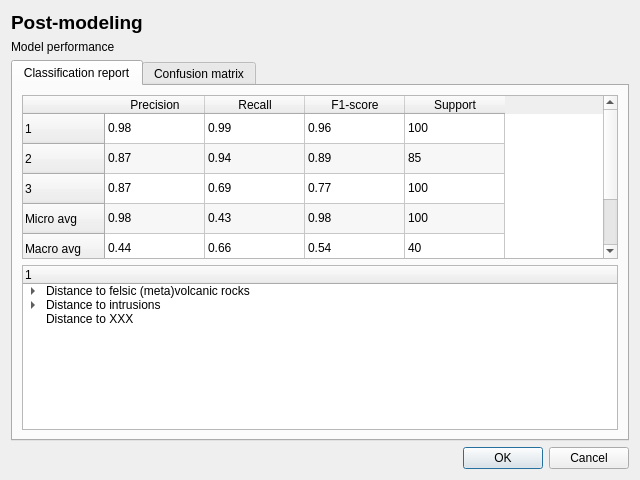
<?xml version="1.0" encoding="UTF-8"?>
<ui version="4.0">
 <class>Dialog</class>
 <widget class="QDialog" name="Dialog">
  <property name="geometry">
   <rect>
    <x>0</x>
    <y>0</y>
    <width>640</width>
    <height>480</height>
   </rect>
  </property>
  <property name="windowTitle">
   <string>Dialog</string>
  </property>
  <layout class="QVBoxLayout" name="verticalLayout_2">
   <item>
    <widget class="QLabel" name="label">
     <property name="font">
      <font>
       <pointsize>14</pointsize>
       <weight>75</weight>
       <bold>true</bold>
      </font>
     </property>
     <property name="text">
      <string>Post-modeling</string>
     </property>
    </widget>
   </item>
   <item>
    <widget class="QLabel" name="label_2">
     <property name="text">
      <string>Model performance</string>
     </property>
    </widget>
   </item>
   <item>
    <widget class="QTabWidget" name="tabWidget">
     <property name="currentIndex">
      <number>0</number>
     </property>
     <widget class="QWidget" name="tab">
      <attribute name="title">
       <string>Classification report</string>
      </attribute>
      <layout class="QVBoxLayout" name="verticalLayout">
       <item>
        <widget class="QTableWidget" name="tableWidget">
         <property name="alternatingRowColors">
          <bool>true</bool>
         </property>
         <row>
          <property name="text">
           <string>1</string>
          </property>
         </row>
         <row>
          <property name="text">
           <string>2</string>
          </property>
         </row>
         <row>
          <property name="text">
           <string>3</string>
          </property>
         </row>
         <row>
          <property name="text">
           <string>Micro avg</string>
          </property>
         </row>
         <row>
          <property name="text">
           <string>Macro avg</string>
          </property>
         </row>
         <row>
          <property name="text">
           <string>Weighted avg</string>
          </property>
         </row>
         <column>
          <property name="text">
           <string>Precision</string>
          </property>
         </column>
         <column>
          <property name="text">
           <string>Recall</string>
          </property>
         </column>
         <column>
          <property name="text">
           <string>F1-score</string>
          </property>
         </column>
         <column>
          <property name="text">
           <string>Support</string>
          </property>
         </column>
         <item row="0" column="0">
          <property name="text">
           <string>0.98</string>
          </property>
         </item>
         <item row="0" column="1">
          <property name="text">
           <string>0.99</string>
          </property>
         </item>
         <item row="0" column="2">
          <property name="text">
           <string>0.96</string>
          </property>
         </item>
         <item row="0" column="3">
          <property name="text">
           <string>100</string>
          </property>
         </item>
         <item row="1" column="0">
          <property name="text">
           <string>0.87</string>
          </property>
         </item>
         <item row="1" column="1">
          <property name="text">
           <string>0.94</string>
          </property>
         </item>
         <item row="1" column="2">
          <property name="text">
           <string>0.89</string>
          </property>
         </item>
         <item row="1" column="3">
          <property name="text">
           <string>85</string>
          </property>
         </item>
         <item row="2" column="0">
          <property name="text">
           <string>0.87</string>
          </property>
         </item>
         <item row="2" column="1">
          <property name="text">
           <string>0.69</string>
          </property>
         </item>
         <item row="2" column="2">
          <property name="text">
           <string>0.77</string>
          </property>
         </item>
         <item row="2" column="3">
          <property name="text">
           <string>100</string>
          </property>
         </item>
         <item row="3" column="0">
          <property name="text">
           <string>0.98</string>
          </property>
         </item>
         <item row="3" column="1">
          <property name="text">
           <string>0.43</string>
          </property>
         </item>
         <item row="3" column="2">
          <property name="text">
           <string>0.98</string>
          </property>
         </item>
         <item row="3" column="3">
          <property name="text">
           <string>100</string>
          </property>
         </item>
         <item row="4" column="0">
          <property name="text">
           <string>0.44</string>
          </property>
         </item>
         <item row="4" column="1">
          <property name="text">
           <string>0.66</string>
          </property>
         </item>
         <item row="4" column="2">
          <property name="text">
           <string>0.54</string>
          </property>
         </item>
         <item row="4" column="3">
          <property name="text">
           <string>40</string>
          </property>
         </item>
         <item row="5" column="0">
          <property name="text">
           <string>0.70</string>
          </property>
         </item>
         <item row="5" column="1">
          <property name="text">
           <string>0.77</string>
          </property>
         </item>
         <item row="5" column="2">
          <property name="text">
           <string>0.76</string>
          </property>
         </item>
         <item row="5" column="3">
          <property name="text">
           <string>10</string>
          </property>
         </item>
        </widget>
       </item>
       <item>
        <widget class="QTreeWidget" name="treeWidget">
         <column>
          <property name="text">
           <string>1</string>
          </property>
         </column>
         <item>
          <property name="text">
           <string>Distance to felsic (meta)volcanic rocks</string>
          </property>
          <item>
           <property name="text">
            <string>output_raster_1</string>
           </property>
          </item>
          <item>
           <property name="text">
            <string>out_raster_2</string>
           </property>
          </item>
         </item>
         <item>
          <property name="text">
           <string>Distance to intrusions</string>
          </property>
          <item>
           <property name="text">
            <string>item1</string>
           </property>
          </item>
         </item>
         <item>
          <property name="text">
           <string>Distance to XXX</string>
          </property>
         </item>
        </widget>
       </item>
      </layout>
     </widget>
     <widget class="QWidget" name="tab_2">
      <attribute name="title">
       <string>Confusion matrix</string>
      </attribute>
      <widget class="QLabel" name="label_3">
       <property name="geometry">
        <rect>
         <x>180</x>
         <y>100</y>
         <width>67</width>
         <height>17</height>
        </rect>
       </property>
       <property name="text">
        <string>TextLabel</string>
       </property>
      </widget>
      <widget class="QLabel" name="label_4">
       <property name="geometry">
        <rect>
         <x>390</x>
         <y>110</y>
         <width>67</width>
         <height>17</height>
        </rect>
       </property>
       <property name="text">
        <string>TextLabel</string>
       </property>
      </widget>
     </widget>
    </widget>
   </item>
   <item>
    <widget class="QDialogButtonBox" name="buttonBox">
     <property name="orientation">
      <enum>Qt::Horizontal</enum>
     </property>
     <property name="standardButtons">
      <set>QDialogButtonBox::Cancel|QDialogButtonBox::Ok</set>
     </property>
    </widget>
   </item>
  </layout>
 </widget>
 <resources/>
 <connections>
  <connection>
   <sender>buttonBox</sender>
   <signal>accepted()</signal>
   <receiver>Dialog</receiver>
   <slot>accept()</slot>
   <hints>
    <hint type="sourcelabel">
     <x>248</x>
     <y>254</y>
    </hint>
    <hint type="destinationlabel">
     <x>157</x>
     <y>274</y>
    </hint>
   </hints>
  </connection>
  <connection>
   <sender>buttonBox</sender>
   <signal>rejected()</signal>
   <receiver>Dialog</receiver>
   <slot>reject()</slot>
   <hints>
    <hint type="sourcelabel">
     <x>316</x>
     <y>260</y>
    </hint>
    <hint type="destinationlabel">
     <x>286</x>
     <y>274</y>
    </hint>
   </hints>
  </connection>
 </connections>
</ui>
